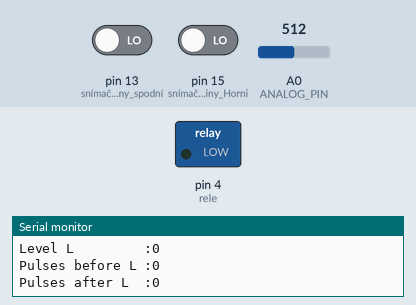
This sketch was run on a simulated Arduino Uno, built with avr-gcc and run on an emulated ATmega328P. Parts: switched loads named in the sketch (green lamp = pin HIGH), the last lines printed to the serial monitor. The test bench sets the inputs (shaded band); at power-on: pin 15 (snímač_hladiny_Horni) LOW, pin 13 (snímač_hladiny_spodní) LOW, A0 (ANALOG_PIN) = 512.

Above: at 1.8 s.
1.9 s: pin 15 (snímač_hladiny_Horni) driven HIGH
At 2.4 s:
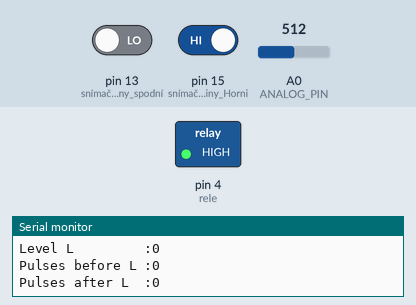
Timing chart, 0 to 4.9 s (numbered marks = the images above; inputs shaded):
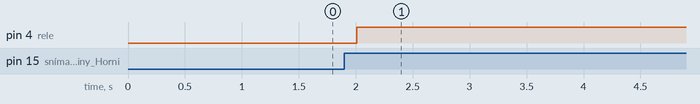

Measured:
- after the input at 1.9 s, pin 4 (rele): LOW → HIGH after 0.11 s

The sketch:

WaterTest.ino
```cpp
// class for finding volume of tank, and counting speed of wiper
// will fill the tank, than you will drain it liter after liter


#define ANALOG_PIN 14 // potentiometer wiper (middle terminal) connected to analog pin 3

                    // outside leads to ground and +5V

long pulseCount = 0;
long pulseCountAfterLowHitted = 0;
bool printed = false;


void setup() {

  Serial.begin(115200);           //  setup serial
  pinMode(4, OUTPUT);             // rele (HIGH vypnuto, LOW zapnuto
  pinMode(15, INPUT);             // snímač hladiny Horni, LOW sepnuto
  pinMode(13, INPUT);             // snímač hladiny spodní, LOW sepnuto
  pinMode(5, INPUT);              // Prutokomer impulsy
  pinMode(14, INPUT);
  attachInterrupt(5, AddPulse, FALLING);

  digitalWrite(4, LOW);
}


void loop() {
  if(digitalRead(15) == HIGH){
    pulseCount = 0;
    pulseCountAfterLowHitted = 0;
    digitalWrite(4,HIGH);
  }
  Serial.print("Preasure        :"); Serial.println(analogRead(ANALOG_PIN));
  Serial.print("Level H         :"); Serial.println(digitalRead(15));
  Serial.print("Level L         :"); Serial.println(digitalRead(13));
  Serial.print("Pulses before L :"); Serial.println(pulseCount);
  Serial.print("Pulses after L  :"); Serial.println(pulseCountAfterLowHitted);
  delay(1000);
}


void AddPulse() {
  if(digitalRead(15) == LOW && digitalRead(13) == HIGH){
    pulseCount++;
  }else if(digitalRead(15) == LOW && digitalRead(13) == LOW){
    if(!printed){
      Serial.println("---------------||---------------");
      Serial.print("Pulzů finální  :"); Serial.println(pulseCount);
      Serial.println("---------------||---------------");
      printed = true;
    }
    pulseCountAfterLowHitted++;
  }
}
```
